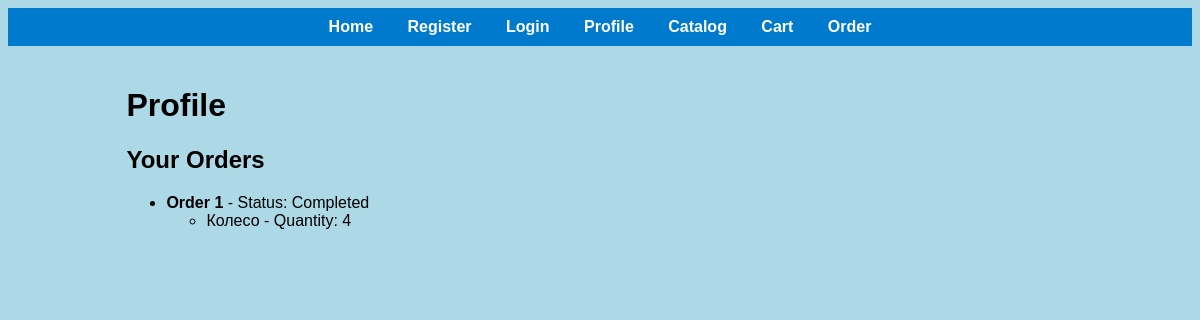
Screenshot of /profile/ (signed in) with the database file from the repository.
### main/models.py (models this page shows, shortened)
class Order(models.Model):
    STATUS_CHOICES = [
        ('created', 'Created'),
        ('processing', 'Processing'),
        ('completed', 'Completed'),
    ]
    user = models.ForeignKey(User, on_delete=models.CASCADE)
    created_at = models.DateTimeField(auto_now_add=True)
    status = models.CharField(max_length=12, choices=STATUS_CHOICES, default='created')
    full_name = models.CharField(max_length=255, blank=False, default='')
    phone_number = models.CharField(max_length=20, blank=False, default='')
    address = models.CharField(max_length=255, blank=False, default='')
    email = models.EmailField(blank=False, default='')

class OrderItem(models.Model):
    order = models.ForeignKey(Order, on_delete=models.CASCADE)
    product = models.ForeignKey(Product, on_delete=models.CASCADE, null=True, blank=True)
    service = models.ForeignKey(Service, on_delete=models.CASCADE, null=True, blank=True)
    quantity = models.PositiveIntegerField(default=1)

class Product(models.Model):
    STATUS_CHOICES = [
        ('available', 'Available'),
        ('unavailable', 'Unavailable'),
    ]
    name = models.CharField(max_length=255)
    description = models.TextField()
    price = models.DecimalField(max_digits=10, decimal_places=2)
    status = models.CharField(max_length=12, choices=STATUS_CHOICES, default='available')

### main/views.py (the view)
# urls.py: path('profile/', views.profile, name='profile'),
@login_required
def profile(request):
    orders = Order.objects.filter(user=request.user)
    return render(request, 'main/profile.html', {'orders': orders})

### main/templates/main/profile.html (shortened to what this page needs)
{% extends 'main/base.html' %}
{% block content %}
<h1>Profile</h1>
<h2>Your Orders</h2>
<ul>
    {% for order in orders %}
    <li>
        <strong>Order {{ order.id }}</strong> - Status: {{ order.get_status_display }}
        <ul>
            {% for item in order.orderitem_set.all %}
            <li>{{ item.product.name }} - Quantity: {{ item.quantity }}</li>
            {% endfor %}
        </ul>
    </li>
    {% endfor %}
</ul>
{% endblock %}

### main/templates/main/base.html (style rules this page uses)
body { background-color: #add8e6; font-family: Arial, sans-serif; }

### rows the page displays
Order: id "1", status "Completed"
OrderItem: product.name "Колесо", quantity "4"
